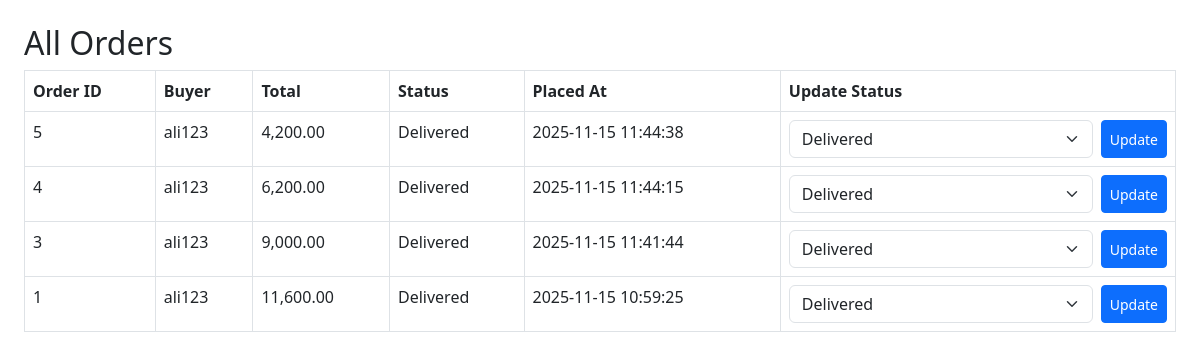
Page /admin_orders.php (signed in) on the committed database.
### tables this page shows
CREATE TABLE `orders` (
  `order_id` int(11) NOT NULL,
  `user_id` int(11) NOT NULL,
  `full_name` varchar(100) NOT NULL,
  `phone` varchar(20) NOT NULL,
  `address` text NOT NULL,
  `total_amount` decimal(10,2) NOT NULL,
  `status` enum('Pending','Accepted','Rejected','Packed','Shipped','Out for delivery','Delivered') DEFAULT 'Pending',
  `created_at` timestamp NOT NULL DEFAULT current_timestamp()
);

CREATE TABLE `users` (
  `id` int(11) NOT NULL,
  `username` varchar(50) NOT NULL,
  `email` varchar(100) NOT NULL,
  `password` varchar(255) NOT NULL,
  `full_name` varchar(100) NOT NULL,
  `phone` varchar(20) DEFAULT NULL,
  `address` text DEFAULT NULL,
  `user_type` enum('buyer','admin') NOT NULL,
  `created_at` timestamp NOT NULL DEFAULT current_timestamp()
);

### admin_orders.php (the view, shortened to what this page needs)
<?php
include "config.php";
$orders_res = $conn->query("SELECT o.*, u.username FROM orders o JOIN users u ON o.user_id=u.id ORDER BY o.created_at DESC");
?>
<!DOCTYPE html>
<html>
<head>
    <link rel="stylesheet" href="https://cdn.jsdelivr.net/npm/bootstrap@5.3.0/dist/css/bootstrap.min.css">
</head>
<body class="p-4">
<h2>All Orders</h2>
<table class="table table-bordered">
    <thead>
        <tr>
            <th>Order ID</th>
            <th>Buyer</th>
            <th>Total</th>
            <th>Status</th>
            <th>Placed At</th>
            <th>Update Status</th>
        </tr>
    </thead>
    <tbody>
        <?php while ($order = $orders_res->fetch_assoc()): ?>
            <tr>
                <td><?= $order['order_id'] ?></td>
                <td><?= htmlspecialchars($order['username']) ?></td>
                <td><?= number_format($order['total_amount'],2) ?></td>
                <td><?= $order['status'] ?></td>
                <td><?= $order['created_at'] ?></td>
                <td>
                    <form method="POST" class="d-flex">
                        <select name="status" class="form-select me-2">
                            <?php
                            $statuses = ['Pending','Accepted','Rejected','Packed','Shipped','Out for delivery','Delivered'];
                            foreach ($statuses as $s) {
                                $selected = $order['status']==$s ? 'selected' : '';
                                echo "<option value='$s' $selected>$s</option>";
                            }
                            ?>
                        </select>
                        <button class="btn btn-primary btn-sm">Update</button>
                    </form>
                </td>
            </tr>
        <?php endwhile; ?>
    </tbody>
</table>
</body>
</html>

### rows in the picture
orders: order_id "5", user.username "ali123", total_amount "4,200.00", status "Delivered", created_at "2025-11-15 11:44:38"
orders: order_id "4", user.username "ali123", total_amount "6,200.00", status "Delivered", created_at "2025-11-15 11:44:15"
orders: order_id "3", user.username "ali123", total_amount "9,000.00", status "Delivered", created_at "2025-11-15 11:41:44"
orders: order_id "1", user.username "ali123", total_amount "11,600.00", status "Delivered", created_at "2025-11-15 10:59:25"

### other values in the picture
form field status "Delivered"
